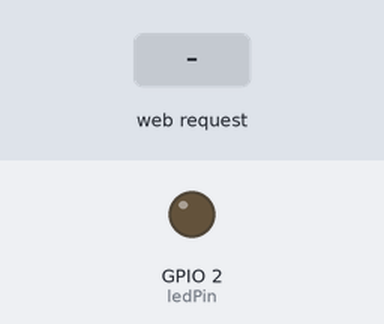
The sketch below on a simulated ESP32. Parts: output pins drawn as LEDs (lit = HIGH). The test bench sets the inputs (shaded band). WiFi joins after 1.5 s; servers stay silent unless stated; what the sketch prints to the serial monitor is not drawn.

Above: at 2.7 s.
2.8 s: HTTP request GET /set?val=1 received
At 4.0 s:
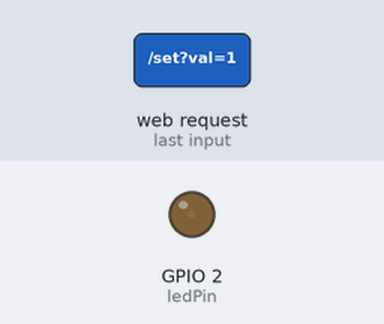
4.3 s: HTTP request GET /set?val=120 received
At 5.3 s:
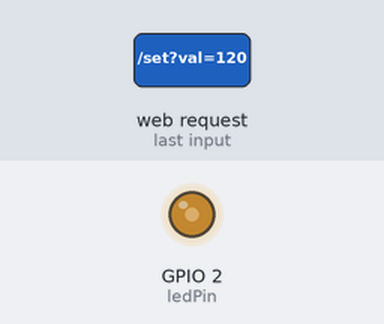
Timing chart, 0 to 7.3 s (numbered marks = the images above; inputs shaded):
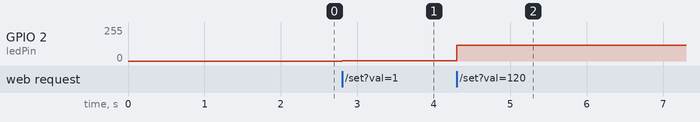

The sketch:

ex07.ino
```cpp
#include <WiFi.h>
#include <WebServer.h>

const char* ssid = "HONOR 200";
const char* password = "12345678";
const int ledPin = 2;

WebServer server(80);

const char* htmlPage = R"(
<!DOCTYPE html>
<html>
<body style="text-align:center;padding:50px;">
<h2>调光器</h2>
<input type="range" id="s" min="0" max="255" value="0" style="width:80%;"
 oninput="fetch('/set?val='+this.value);document.getElementById('v').innerText=this.value;">
<p>亮度: <span id="v">0</span></p>
</body>
</html>
)";

void setup() {
    Serial.begin(115200);

    // 新版API：直接绑定引脚
    ledcAttach(ledPin, 5000, 8);

    WiFi.begin(ssid, password);
    while (WiFi.status() != WL_CONNECTED) delay(500);
    Serial.println(WiFi.localIP());

    server.on("/", [](){ server.send(200, "text/html", htmlPage); });
    server.on("/set", [](){
        ledcWrite(ledPin, server.arg("val").toInt());  // 直接写引脚
        server.send(200, "text/plain", "OK");
    });

    server.begin();
}

void loop() {
    server.handleClient();
}
```

Measured:
- after the input at 2.8 s, GPIO 2 (ledPin): 0/255 → 1/255 at once
- after the input at 4.3 s, GPIO 2 (ledPin): 1/255 → 120/255 at once
